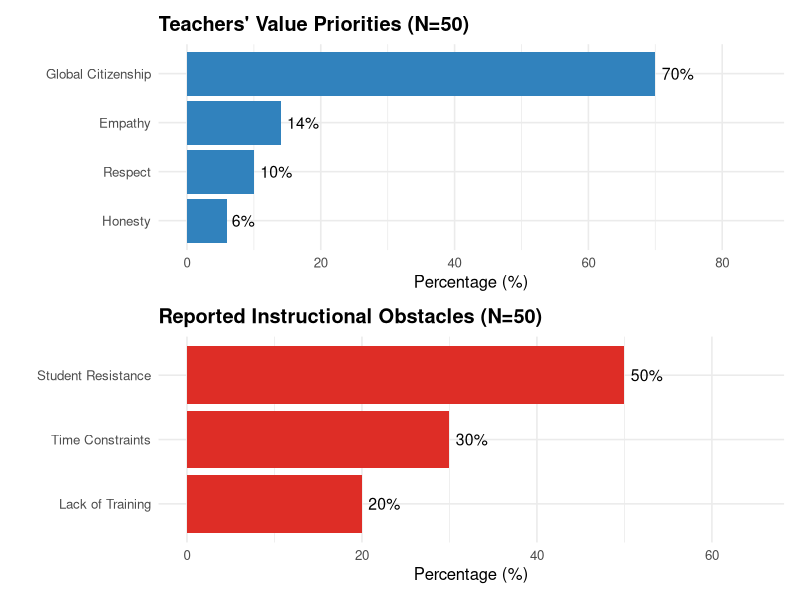

Generate this figure with R:
# ==============================================================================
# 03_ggplot2_publication_figures.R
# Generates publication-ready vector and PNG plots with ggplot2.
# ==============================================================================

library(ggplot2)
library(patchwork)

# Data preparation
df_values <- data.frame(
  Value = factor(c("Global Citizenship", "Empathy", "Respect", "Honesty"),
                 levels = rev(c("Global Citizenship", "Empathy", "Respect", "Honesty"))),
  Percentage = c(70, 14, 10, 6)
)

# Plot Figure 1B: Values
p1 <- ggplot(df_values, aes(x = Percentage, y = Value, fill = Value)) +
  geom_col(show.legend = FALSE, fill = "#3182bd") +
  geom_text(aes(label = paste0(Percentage, "%")), hjust = -0.2, size = 4) +
  scale_x_continuous(limits = c(0, 85)) +
  labs(title = "Teachers' Value Priorities (N=50)", x = "Percentage (%)", y = "") +
  theme_minimal(base_size = 12) +
  theme(plot.title = element_text(face = "bold"))

# Data for Obstacles
df_obstacles <- data.frame(
  Obstacle = factor(c("Student Resistance", "Time Constraints", "Lack of Training"),
                    levels = rev(c("Student Resistance", "Time Constraints", "Lack of Training"))),
  Percentage = c(50, 30, 20)
)

# Plot Figure 3B: Barriers
p2 <- ggplot(df_obstacles, aes(x = Percentage, y = Obstacle)) +
  geom_col(fill = "#de2d26") +
  geom_text(aes(label = paste0(Percentage, "%")), hjust = -0.2, size = 4) +
  scale_x_continuous(limits = c(0, 65)) +
  labs(title = "Reported Instructional Obstacles (N=50)", x = "Percentage (%)", y = "") +
  theme_minimal(base_size = 12) +
  theme(plot.title = element_text(face = "bold"))

# Combine with patchwork
combined_plot <- p1 / p2
ggsave("R_Combined_Publication_Figure.png", combined_plot, width = 8, height = 7, dpi = 300)
cat("Saved 'R_Combined_Publication_Figure.png'\n")
